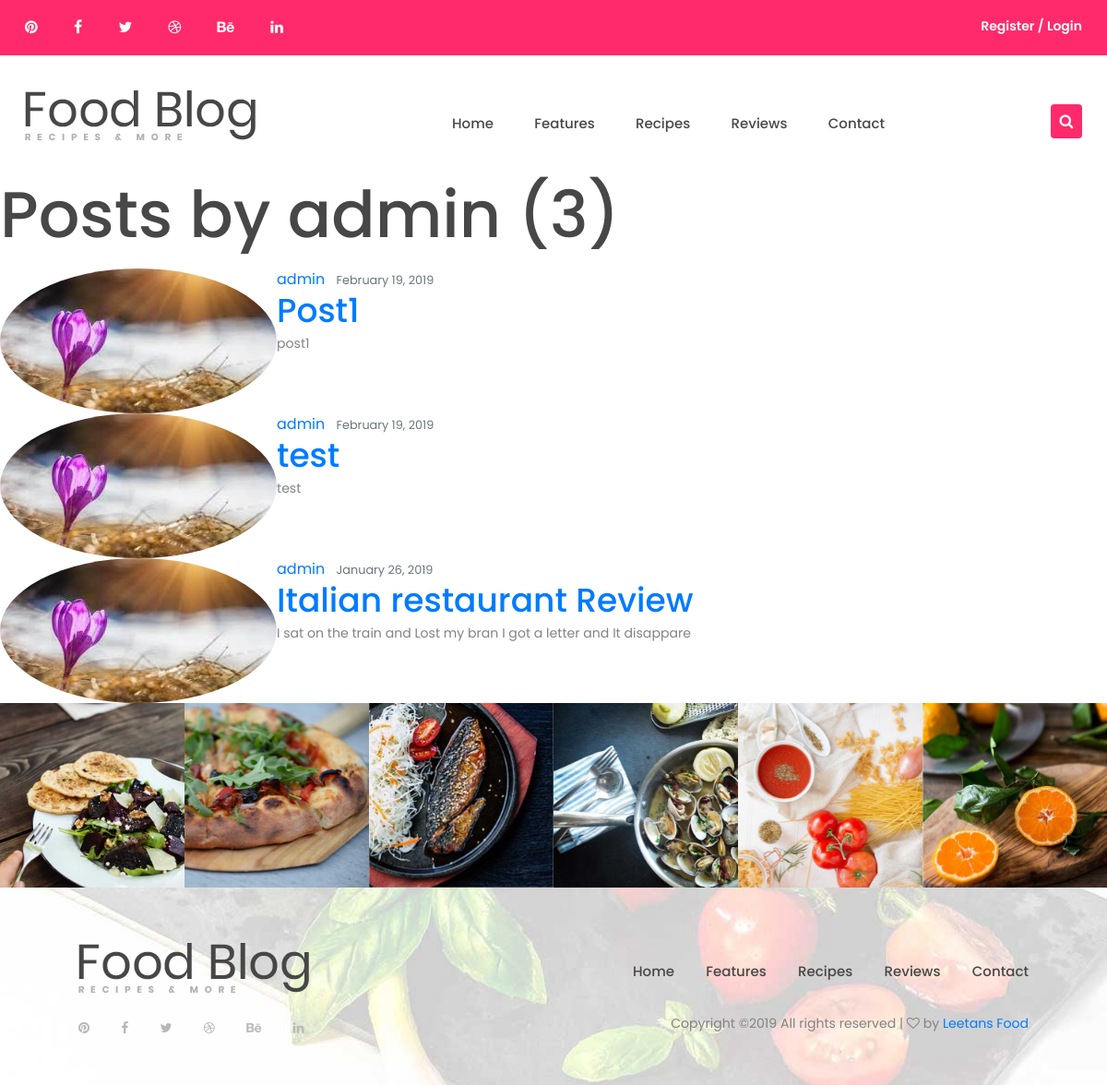
Screenshot of /user/admin with the database file from the repository.
### blog/models.py (models this page shows, shortened)
class Post(models.Model):
    title = models.CharField(max_length=100)
    content = models.TextField()
    date_posted = models.DateField(default=timezone.now)
    author = models.ForeignKey(User, on_delete=models.CASCADE)
    image = models.ImageField(default='default.jpg', upload_to='img/blog')

### users/models.py (models this page shows, shortened)
class Profile(models.Model):
    user = models.OneToOneField(User, on_delete=models.CASCADE)
    image = models.ImageField(default='default.jpg', upload_to='profile_pics')

### blog/views.py (the view)
# urls.py: path('user/<str:username>', UserPostListView.as_view(), name='user-posts'),
class UserPostListView(ListView):
    model = Post
    template_name = 'blog/user_posts.html'  # <app>/<model>_<viewtype>.html
    context_object_name = 'posts'
    paginate_by = 5
    def get_queryset(self):
        user = get_object_or_404(User, username=self.kwargs.get('username'))
        return Post.objects.filter(author=user).order_by('-date_posted')

### blog/templates/blog/user_posts.html (shortened to what this page needs)
{% extends "blog/base.html" %}
{% block content %}
    <h1 class="mb-3">Posts by {{ view.kwargs.username }} ({{ page_obj.paginator.count }})</h1>
    {% for post in posts %}
        <article class="media content-section">
          <img class="rounded-circle article-img" src="{{ post.author.profile.image.url }}">
          <div class="media-body">
            <div class="article-metadata">
              <a class="mr-2" href="{% url 'user-posts' post.author.username %}">{{ post.author }}</a>
              <small class="text-muted">{{ post.date_posted|date:"F d, Y" }}</small>
            </div>
            <h2><a class="article-title" href="{% url 'post-detail' post.id %}">{{ post.title }}</a></h2>
            <p class="article-content">{{ post.content }}</p>
          </div>
        </article>
    {% endfor %}
{% endblock content %}

### blog/templates/blog/base.html (shortened to what this page needs)
{% load static %}
<!DOCTYPE html>
<html lang="en">
<head>
<link rel="stylesheet" href="{% static 'blog/css/bootstrap.min.css' %}"/>
<link rel="stylesheet" href="{% static 'blog/css/font-awesome.min.css' %}"/>
<link rel="stylesheet" href="{% static 'blog/css/owl.carousel.css' %}"/>
<link rel="stylesheet" href="{% static 'blog/css/animate.css' %}"/>
<link rel="stylesheet" href="{% static 'blog/css/style.css' %}"/>
</head>
<body>
<header class="header-section">
    <div class="header-top">
        <div class="container">
            <div class="header-social">
                <a href="#"><i class="fa fa-pinterest"></i></a>
                <a href="#"><i class="fa fa-facebook"></i></a>
                <a href="#"><i class="fa fa-twitter"></i></a>
                <a href="#"><i class="fa fa-dribbble"></i></a>
                <a href="#"><i class="fa fa-behance"></i></a>
                <a href="#"><i class="fa fa-linkedin"></i></a>
            </div>
            <div class="user-panel">
                <a href="#">Register</a> /
                <a href="#">Login</a>
            </div>
        </div>
    </div>
    <div class="header-bottom">
        <div class="container">
            <a href="{% url 'blog-home' %}" class="site-logo">
                <img src="{% static 'blog/img/logo.png' %}" alt="">
            </a>
            <div class="header-search">
                <a href="#"><i class="fa fa-search"></i></a>
            </div>
            <ul class="main-menu">
                <li><a href="{% url 'blog-home' %}">Home</a></li>
                <li><a href="about.html">Features</a></li>
                <li><a href="{% url 'blog-recipes' %}">Recipes</a></li>
                <li><a href="#">Reviews</a></li>
                <li><a href="{% url 'blog-contact' %}">Contact</a></li>
            </ul>
        </div>
    </div>
</header>
{% block content %}{% endblock %}
<div class="gallery">
    <div class="gallery-slider owl-carousel">
        <div class="gs-item set-bg" data-setbg="{% static 'blog/img/instagram/1.jpg' %}"></div>
        <div class="gs-item set-bg" data-setbg="{% static 'blog/img/instagram/2.jpg' %}"></div>
        <div class="gs-item set-bg" data-setbg="{% static 'blog/img/instagram/3.jpg' %}"></div>
        <div class="gs-item set-bg" data-setbg="{% static 'blog/img/instagram/4.jpg' %}"></div>
        <div class="gs-item set-bg" data-setbg="{% static 'blog/img/instagram/5.jpg' %}"></div>
        <div class="gs-item set-bg" data-setbg="{% static 'blog/img/instagram/6.jpg' %}"></div>
    </div>
</div>
<footer class="footer-section set-bg" data-setbg="{% static 'blog/' %}img/footer-bg.jpg">
    <div class="container-fluid">
        <div class="row">
            <div class="col-lg-6">
                <div class="footer-logo">
                    <img src="{% static 'blog/img/logo.png' %}" alt="">
                </div>
                <div class="footer-social">
                    <a href="#"><i class="fa fa-pinterest"></i></a>
                    <a href="#"><i class="fa fa-facebook"></i></a>
                    <a href="#"><i class="fa fa-twitter"></i></a>
                    <a href="#"><i class="fa fa-dribbble"></i></a>
                    <a href="#"><i class="fa fa-behance"></i></a>
                    <a href="#"><i class="fa fa-linkedin"></i></a>
                </div>
            </div>
            <div class="col-lg-6 text-lg-right">
                <ul class="footer-menu">
                    <li><a href="{% url 'blog-home' %}">Home</a></li>
                    <li><a href="#">Features</a></li>
                    <li><a href="{% url 'blog-recipes' %}">Recipes</a></li>
                    <li><a href="#">Reviews</a></li>
                    <li><a href="{% url 'blog-contact' %}">Contact</a></li>
                </ul>
                <p class="copyright">
Copyright &copy;<script>document.write(new Date().getFullYear());</script> All rights reserved | <i class="fa fa-heart-o" aria-hidden="true"></i> by <a href="{% url 'blog-home' %}" target="_blank">Leetans Food</a>
</p>
            </div>
        </div>
    </div>
</footer>
</body>
</html>

### blog/static/blog/css/style.css (style rules this page uses)
html, body { height: 100%; font-family: 'Poppins', sans-serif; -webkit-font-smoothing: antialiased; font-smoothing: antialiased; }
h1, h2, h3, h4, h5, h6 { margin: 0; font-weight: 500; color: #474747; }
h1 { font-size: 70px; }
h2 { font-size: 36px; }
p { font-size: 14.1px; color: #838383; line-height: 2.1; }
img { max-width: 100%; }
ul, ol { padding: 0; margin: 0; }
.set-bg { background-repeat: no-repeat; background-size: cover; background-position: top center; }
.header-section { clear: both; }
.header-top { background: #ff2a6b; overflow: hidden; padding: 18px 0; }
.header-social { float: left; }
.header-social a { color: #fff; margin-right: 35px; }
.user-panel { float: right; color: #fff; font-size: 14px; font-weight: 600; }
.user-panel a { color: #fff; }
.header-bottom { padding: 38px 0; position: relative; }
.site-logo { display: inline-block; }
.main-menu, .footer-menu { list-style: none; float: right; margin-right: 160px; }
.main-menu li, .footer-menu li { display: inline; }
.main-menu li a, .footer-menu li a { display: inline-block; font-size: 15px; font-weight: 500; color: #474747; padding: 25px 20px; }
.header-search { float: right; margin-top: 15px; }
.header-search a { height: 37px; width: 34px; border: none; background: #ff2a6b; color: #fff; border-radius: 4px; display: inline-block; text-align: center; padding-top: 7px; }
.gallery-slider .gs-item { height: 320px; }
.footer-section { padding: 60px 70px 50px; }
.footer-social { margin-top: 25px; }
.footer-social a { color: #b8b8b8; font-size: 14px; margin-right: 30px; }
.footer-menu { float: none; margin-right: 0; }
.footer-menu li a { padding: 20px 15px; }
.footer-menu li:last-child a { padding-right: 0; }
.copyright { margin-bottom: 0; padding-top: 10px; }
@media (min-width: 1200px) { .container { max-width: 1176px; } }

### rows the page displays
Post: author.profile.image (picture), author "admin", date_posted "February 19, 2019", title "Post1", content "post1"
Post: author.profile.image (picture), author "admin", date_posted "February 19, 2019", title "test", content "test"
Post: author.profile.image (picture), author "admin", date_posted "January 26, 2019", title "Italian restaurant Review", content "I sat on the train and Lost my bran I got a letter and It disappare"

### other values shown
{{ view.kwargs.username }} "admin"
{{ page_obj.paginator.count }} "3"
